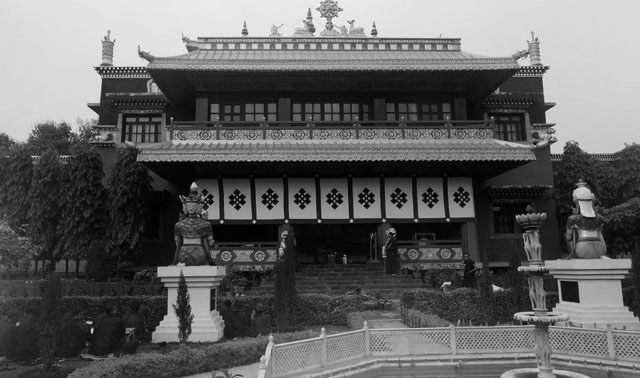
%> input picture Catalogue 2/Convolution, spatial domain filters and low pass frequency domain filters/edificio_china.jpg, 640 x 378 px
$ octave IdealFilter.m   (GNU Octave 9; MATLAB toolbox functions it lacks are replaced by stand-ins)
%> lines starting %> are read from the running program, lines starting %| are printed output that depends on the picture; in (x1, y1, x2, y2) boxes, pixels count from 0 and x2, y2 are one past the last pixel; in counts of white or black regions, pixels touching at a corner belong together; the program's own positions count from 1
clear;
clc;
close all;

pkg load image;

A=imread('edificio_china.jpg');
%> A is the input picture: size 378x640 uint8; min 0, max 253, mean 98.3
subplot(2,2,1);
imshow(A);
title('Original Image');

%Calculation of DFT-2D

A=im2double(A);
%> A: size 378x640 double
F=fft2(A);
F_A=fftshift(F);
subplot(2,2,2);
imshow(log(1+abs(F_A)),[]);
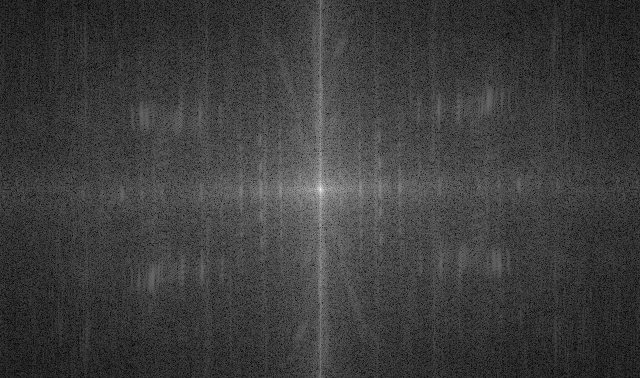
%> displayed picture: size 378x640, on the screen's scale of 0 to 255; min 0, max 255, mean 61
title('Image DFT-2D (Shift)');

%Apply the filter using the convolution theorem

%Calculate the filter mask
[m,n]=size(A);
%> m = 378; n = 640
D=zeros(m,n);
for u=1:m
  for v=1:n
    D(u,v)=sqrt(u^2+v^2);
  endfor
endfor
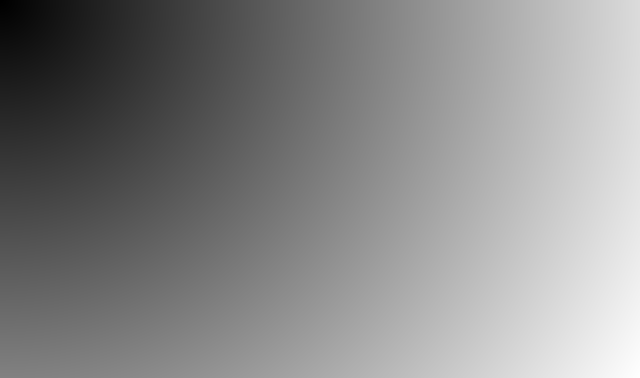
%> D: size 378x640 double; min 1.41, max 743.3, mean 398; drawn with min black and max white


H = zeros(m,n); D0 = 100; ind = (D<=D0); H(ind) = 1;
%> after `H(ind) = 1`:
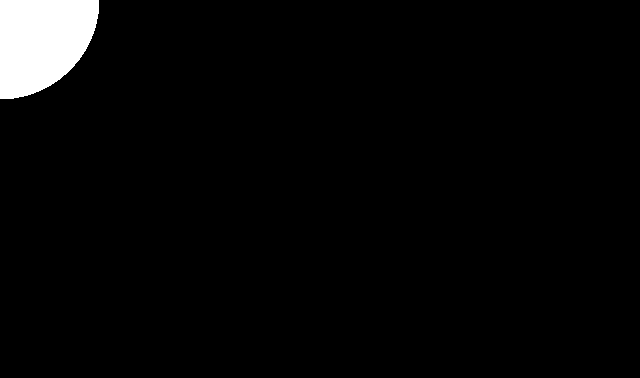
%> H: size 378x640 double; values 0 (black) and 1 (white), 3.2% white; 1 white region, box (x1, y1, x2, y2) and area: (0, 0, 99, 99) 7754

HSI = H(1:floor(m/2), 1:floor(n/2));

HSD = imrotate(HSI, 90)'; % Upper Right
HID = imrotate(HSI, 180); % Upper Right
HII = imrotate(HSI, 270)'; % Lower Left

[m1, n1] = size(HSI);
%> m1 = 189; n1 = 320
H(1:m1, n-n1+1:n) = HSD;
H(m-m1+1:m, n-n1+1:n) = HID;
H(m-m1+1:m, 1:n1) = HII;
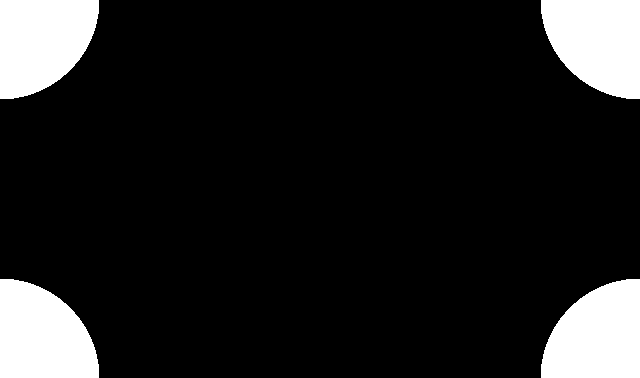
%> H: size 378x640 double; values 0 (black) and 1 (white), 12.8% white; 4 white regions, box (x1, y1, x2, y2) and area: (0, 0, 99, 99) 7754, (541, 0, 640, 99) 7754, (0, 279, 99, 378) 7754, (541, 279, 640, 378) 7754

% Apply the filter
H_shift = fftshift(H);
DFT2_filt = F.*H;
FM_shift = fftshift(DFT2_filt);
subplot(2,2,3)
imshow(log(1+abs(FM_shift)), [])
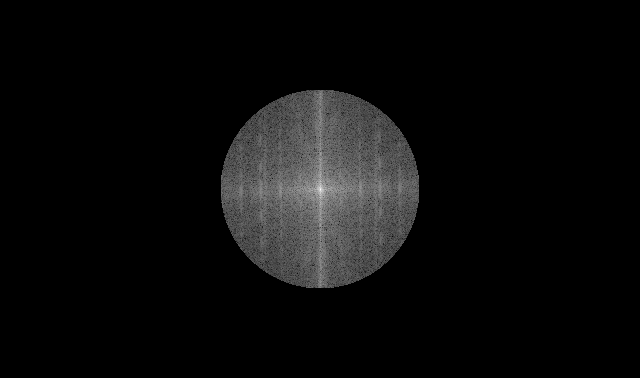
%> displayed picture: size 378x640, on the screen's scale of 0 to 255; min 0, max 255, mean 11.7
title('Image DFT-2D with Ideal Filter')


%Image Filtered
I_new = abs(ifft2(FM_shift));
subplot(2,2,4)
imshow(I_new)
title('Image with Ideal Filter');

$ run again, with Catalogue 2/Convolution, spatial domain filters and low pass frequency domain filters/chest.jpg copied over Catalogue 2/Convolution, spatial domain filters and low pass frequency domain filters/edificio_china.jpg
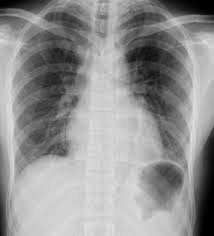
%> input picture Catalogue 2/Convolution, spatial domain filters and low pass frequency domain filters/chest.jpg, 214 x 236 px
%> A is the input picture: size 236x214 uint8; min 0, max 228, mean 146.1
%> A: size 236x214 double
%> `H(ind) = 1`:
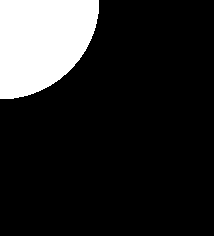
%> H: size 236x214 double; values 0 (black) and 1 (white), 15.4% white; 1 white region, box (x1, y1, x2, y2) and area: (0, 0, 99, 99) 7754
%> `imshow(log(1+abs(FM_shift)), [])`:
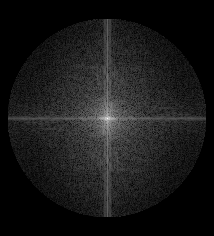
%> displayed picture: size 236x214, on the screen's scale of 0 to 255; min 0, max 255, mean 24.7
